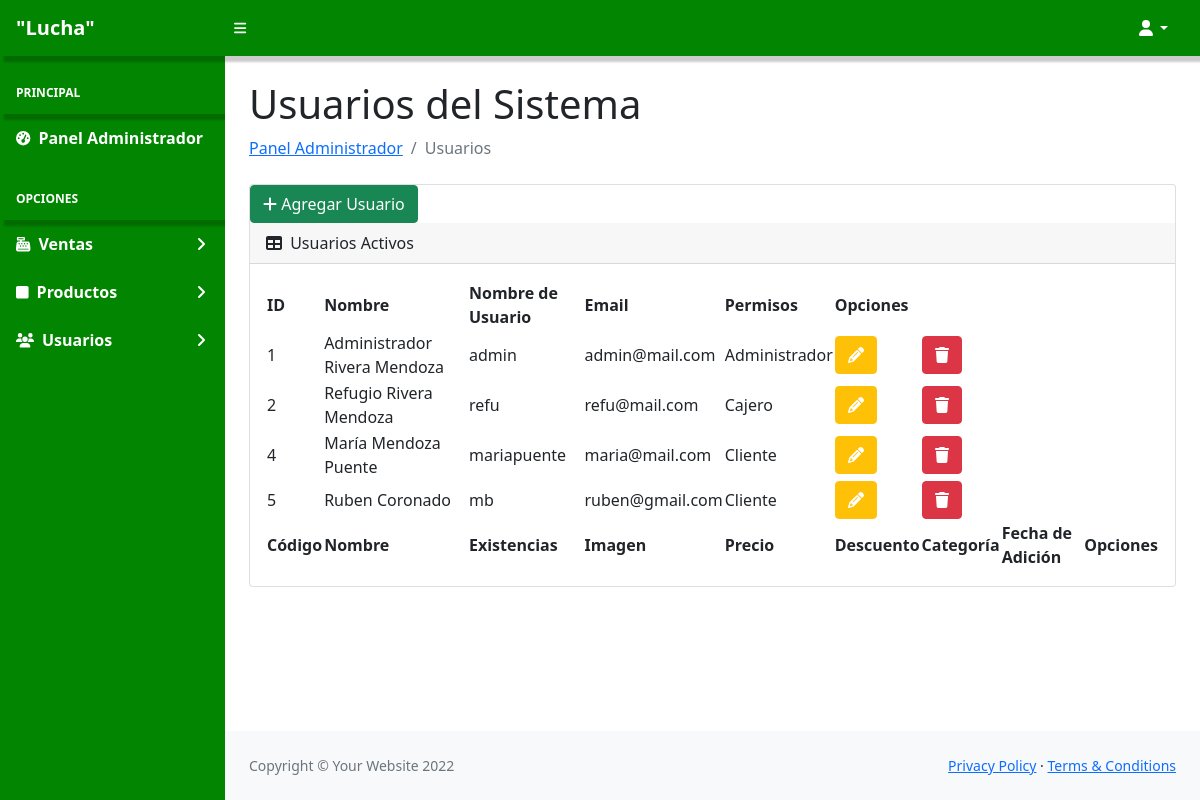
Screenshot of /PanelAdministrador/tables_users.php (signed in) with the database file from the repository.
### tables this page shows
CREATE TABLE IF NOT EXISTS `usuarios` (
  `id_usuario` int(11) NOT NULL AUTO_INCREMENT,
  `nombre` varchar(100) NOT NULL DEFAULT 'Desconocido',
  `ap_pat` varchar(100) NOT NULL DEFAULT 'Desconocido',
  `ap_mat` varchar(100) NOT NULL DEFAULT 'Desconocido',
  `user_name` varchar(100) NOT NULL DEFAULT 'Desconocido',
  `email` varchar(150) NOT NULL DEFAULT 'Desconocido',
  `password` varchar(100) NOT NULL DEFAULT 'Desconocido',
  `user_rol` int(11) NOT NULL DEFAULT '2',
  `is_active` varchar(1) DEFAULT '1',
  PRIMARY KEY (`id_usuario`),
  KEY `rol` (`user_rol`),
  CONSTRAINT `rol` FOREIGN KEY (`user_rol`) REFERENCES `rol` (`id_rol`) ON DELETE CASCADE ON UPDATE CASCADE
);

CREATE TABLE IF NOT EXISTS `rol` (
  `id_rol` int(11) NOT NULL AUTO_INCREMENT,
  `nombre_rol` varchar(50) NOT NULL,
  `is_active` varchar(1) DEFAULT '1',
  PRIMARY KEY (`id_rol`)
);

### PanelAdministrador/tables_users.php (the view, shortened to what this page needs)
<?php
    include 'templates/navbar.php';
    include "../config/bd.php"
?>
<div id="layoutSidenav">
<div id="layoutSidenav_nav">
<?php
    include 'templates/menulateral.php';
?>
</div>
<div id="layoutSidenav_content">
<main>
    <div class="container-fluid px-4">
        <h1 class="mt-4">Usuarios del Sistema</h1>
        <ol class="breadcrumb mb-4">
            <li class="breadcrumb-item"><a href="index.php">Panel Administrador</a></li>
            <li class="breadcrumb-item active">Usuarios</li>
        </ol>
        <div class="card mb-4">
            <div class="col-md-4">
                <a class="btn btn-success" href="add_user.php">
                    <i class="fa fa-plus" aria-hidden="true"></i>
                    Agregar Usuario
                </a>
            </div>
            <div class="card-header">
                <i class="fas fa-table me-1"></i>
                Usuarios Activos
            </div>
            <div class="card-body">
                <table id="datatablesSimple">
                    <thead>
                        <tr>
                            <th>ID</th>
                            <th>Nombre</th>
                            <th>Nombre de Usuario</th>
                            <th>Email</th>
                            <th>Permisos</th>
                            <th colspan="2">Opciones</th>
                        </tr>
                    </thead>
                    <tbody>
                        <?php
                            $query = "SELECT u.id_usuario, CONCAT(nombre,' ',ap_pat,' ',ap_mat) AS nombrecompleto, u.user_name, u.email, r.nombre_rol
                            FROM usuarios AS u INNER JOIN rol AS r ON u.user_rol=r.id_rol
                            WHERE u.is_active='1'";
                            $result = $connect->query($query);
                            while ($row = $result->fetch_array())
                            {
                        ?>
                        <tr>
                            <td><?php echo $row['id_usuario']?></td>
                            <td><?php echo $row['nombrecompleto']?></td>
                            <td><?php echo $row['user_name']?></td>
                            <td><?php echo $row['email']?></td>
                            <td><?php echo $row['nombre_rol']?></td>
                            <td>
                                <a class="btn btn-warning" style="color: white;" href="edit_user.php?iduser=<?php echo $row['id_usuario'];?>">
                                    <i class="fa fa-pencil" aria-hidden="true"></i>
                                </a>
                            </td>
                            <td>
                                <a class="btn btn-danger" style="color: white;" onclick="confirmDeleteUser('<?php echo $row['id_usuario']?>')">
                                    <i class="fa fa-trash" aria-hidden="true"></i>
                                </a>
                            </td>
                        </tr>
                        <?php
                            }
                        ?>
                    </tbody>
                    <tfoot>
                        <tr>
                            <th>Código</th>
                            <th>Nombre</th>
                            <th>Existencias</th>
                            <th>Imagen</th>
                            <th>Precio</th>
                            <th>Descuento</th>
                            <th>Categoría</th>
                            <th>Fecha de Adición</th>
                            <th colspan="2">Opciones</th>
                        </tr>
                    </tfoot>
                </table>
            </div>
        </div>
    </div>
</main>
<?php
    include 'templates/footer.php';
?>

### rows the page displays
usuarios: id_usuario "1", nombrecompleto "Administrador Rivera Mendoza", user_name "admin", email "admin@mail.com", user_rol.nombre_rol "Administrador"
usuarios: id_usuario "2", nombrecompleto "Refugio Rivera Mendoza", user_name "refu", email "refu@mail.com", user_rol.nombre_rol "Cajero"
usuarios: id_usuario "4", nombrecompleto "María Mendoza Puente", user_name "mariapuente", email "maria@mail.com", user_rol.nombre_rol "Cliente"
usuarios: id_usuario "5", nombrecompleto "Ruben Coronado", user_name "mb", email "ruben@gmail.com", user_rol.nombre_rol "Cliente"
